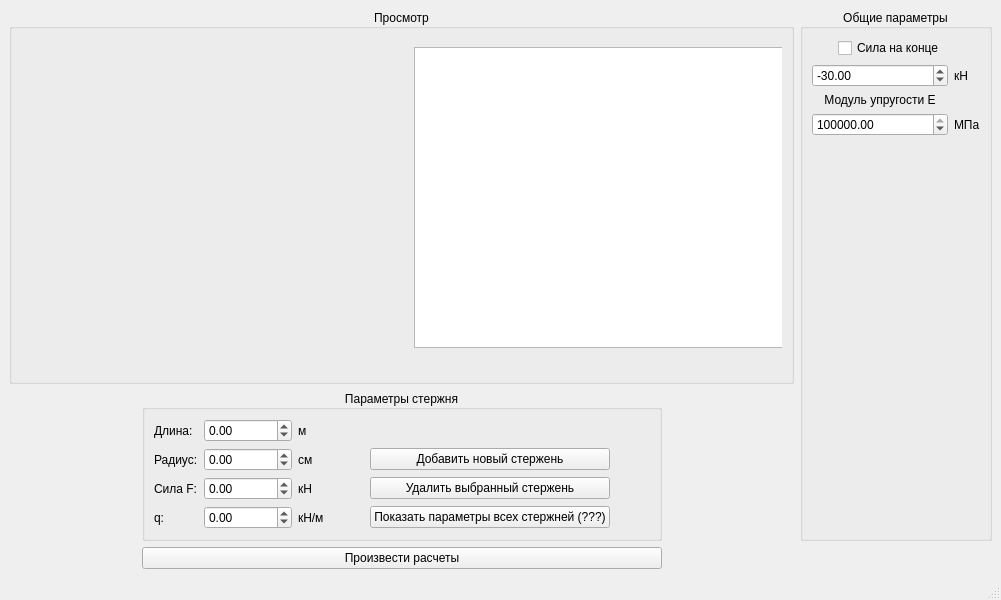
<?xml version="1.0" encoding="UTF-8"?>
<ui version="4.0">
 <class>MainWindow</class>
 <widget class="QMainWindow" name="MainWindow">
  <property name="geometry">
   <rect>
    <x>0</x>
    <y>0</y>
    <width>1001</width>
    <height>600</height>
   </rect>
  </property>
  <property name="sizePolicy">
   <sizepolicy hsizetype="Minimum" vsizetype="Minimum">
    <horstretch>0</horstretch>
    <verstretch>0</verstretch>
   </sizepolicy>
  </property>
  <property name="windowTitle">
   <string>MainWindow</string>
  </property>
  <widget class="QWidget" name="centralwidget">
   <layout class="QGridLayout" name="gridLayout">
    <item row="1" column="0">
     <spacer name="horizontalSpacer_4">
      <property name="orientation">
       <enum>Qt::Orientation::Horizontal</enum>
      </property>
      <property name="sizeHint" stdset="0">
       <size>
        <width>40</width>
        <height>20</height>
       </size>
      </property>
     </spacer>
    </item>
    <item row="0" column="3" rowspan="2">
     <widget class="QGroupBox" name="generalParamsBox">
      <property name="title">
       <string>Общие параметры</string>
      </property>
      <property name="alignment">
       <set>Qt::AlignmentFlag::AlignCenter</set>
      </property>
      <layout class="QGridLayout" name="gridLayout_3">
       <item row="0" column="1">
        <widget class="QCheckBox" name="forceCheckBox">
         <property name="text">
          <string>Сила на конце </string>
         </property>
         <property name="tristate">
          <bool>false</bool>
         </property>
        </widget>
       </item>
       <item row="5" column="0">
        <spacer name="verticalSpacer">
         <property name="orientation">
          <enum>Qt::Orientation::Vertical</enum>
         </property>
         <property name="sizeHint" stdset="0">
          <size>
           <width>20</width>
           <height>40</height>
          </size>
         </property>
        </spacer>
       </item>
       <item row="1" column="2">
        <widget class="QLabel" name="label_9">
         <property name="sizePolicy">
          <sizepolicy hsizetype="Minimum" vsizetype="Minimum">
           <horstretch>0</horstretch>
           <verstretch>0</verstretch>
          </sizepolicy>
         </property>
         <property name="text">
          <string>кН</string>
         </property>
        </widget>
       </item>
       <item row="3" column="0" colspan="2">
        <widget class="QDoubleSpinBox" name="resilenceSpinBox">
         <property name="minimum">
          <double>1.000000000000000</double>
         </property>
         <property name="maximum">
          <double>9999999999999.000000000000000</double>
         </property>
         <property name="value">
          <double>210000.000000000000000</double>
         </property>
        </widget>
       </item>
       <item row="3" column="2">
        <widget class="QLabel" name="label_10">
         <property name="text">
          <string>МПа</string>
         </property>
        </widget>
       </item>
       <item row="2" column="0" colspan="2">
        <widget class="QLabel" name="label_11">
         <property name="text">
          <string>Модуль упругости E</string>
         </property>
         <property name="alignment">
          <set>Qt::AlignmentFlag::AlignCenter</set>
         </property>
        </widget>
       </item>
       <item row="1" column="0" colspan="2">
        <widget class="QDoubleSpinBox" name="endForceSpinBox">
         <property name="minimum">
          <double>-999999.000000000000000</double>
         </property>
         <property name="maximum">
          <double>9999999.000000000000000</double>
         </property>
         <property name="value">
          <double>-30.000000000000000</double>
         </property>
        </widget>
       </item>
      </layout>
     </widget>
    </item>
    <item row="2" column="1">
     <widget class="QPushButton" name="calculateButton">
      <property name="text">
       <string>Произвести расчеты</string>
      </property>
     </widget>
    </item>
    <item row="0" column="0" colspan="3">
     <widget class="QGroupBox" name="viewBox">
      <property name="sizePolicy">
       <sizepolicy hsizetype="Expanding" vsizetype="Expanding">
        <horstretch>0</horstretch>
        <verstretch>0</verstretch>
       </sizepolicy>
      </property>
      <property name="baseSize">
       <size>
        <width>0</width>
        <height>30</height>
       </size>
      </property>
      <property name="title">
       <string>Просмотр</string>
      </property>
      <property name="alignment">
       <set>Qt::AlignmentFlag::AlignCenter</set>
      </property>
      <layout class="QHBoxLayout" name="horizontalLayout">
       <item>
        <widget class="QWidget" name="drawingWidget" native="true">
         <property name="sizePolicy">
          <sizepolicy hsizetype="Preferred" vsizetype="Preferred">
           <horstretch>0</horstretch>
           <verstretch>0</verstretch>
          </sizepolicy>
         </property>
        </widget>
       </item>
       <item>
        <widget class="QWidget" name="widget_2" native="true">
         <property name="sizePolicy">
          <sizepolicy hsizetype="Preferred" vsizetype="Preferred">
           <horstretch>0</horstretch>
           <verstretch>0</verstretch>
          </sizepolicy>
         </property>
         <widget class="QWidget" name="horizontalLayoutWidget">
          <property name="geometry">
           <rect>
            <x>9</x>
            <y>9</y>
            <width>371</width>
            <height>301</height>
           </rect>
          </property>
          <layout class="QHBoxLayout" name="horizontalLayout_2">
           <item>
            <widget class="QTableWidget" name="resultsTable"/>
           </item>
          </layout>
         </widget>
        </widget>
       </item>
      </layout>
     </widget>
    </item>
    <item row="1" column="1">
     <widget class="QGroupBox" name="parametrBox">
      <property name="sizePolicy">
       <sizepolicy hsizetype="Minimum" vsizetype="Minimum">
        <horstretch>0</horstretch>
        <verstretch>0</verstretch>
       </sizepolicy>
      </property>
      <property name="title">
       <string>Параметры стержня</string>
      </property>
      <property name="alignment">
       <set>Qt::AlignmentFlag::AlignCenter</set>
      </property>
      <layout class="QGridLayout" name="gridLayout_2">
       <item row="3" column="0">
        <widget class="QLabel" name="label_4">
         <property name="text">
          <string>q:</string>
         </property>
        </widget>
       </item>
       <item row="0" column="3">
        <widget class="QLabel" name="label_5">
         <property name="text">
          <string>м</string>
         </property>
        </widget>
       </item>
       <item row="1" column="5">
        <widget class="QPushButton" name="addRodButton">
         <property name="text">
          <string>Добавить новый стержень</string>
         </property>
        </widget>
       </item>
       <item row="0" column="2">
        <widget class="QDoubleSpinBox" name="lengthEdit">
         <property name="minimum">
          <double>-999999999999.000000000000000</double>
         </property>
         <property name="maximum">
          <double>999999999999.000000000000000</double>
         </property>
        </widget>
       </item>
       <item row="0" column="4">
        <spacer name="horizontalSpacer">
         <property name="orientation">
          <enum>Qt::Orientation::Horizontal</enum>
         </property>
         <property name="sizeHint" stdset="0">
          <size>
           <width>40</width>
           <height>20</height>
          </size>
         </property>
        </spacer>
       </item>
       <item row="2" column="0">
        <widget class="QLabel" name="label_3">
         <property name="text">
          <string>Сила F:</string>
         </property>
        </widget>
       </item>
       <item row="2" column="3">
        <widget class="QLabel" name="label_7">
         <property name="text">
          <string>кН</string>
         </property>
        </widget>
       </item>
       <item row="0" column="5">
        <spacer name="horizontalSpacer_2">
         <property name="orientation">
          <enum>Qt::Orientation::Horizontal</enum>
         </property>
         <property name="sizeHint" stdset="0">
          <size>
           <width>40</width>
           <height>20</height>
          </size>
         </property>
        </spacer>
       </item>
       <item row="2" column="5">
        <widget class="QPushButton" name="removeRodButton">
         <property name="text">
          <string>Удалить выбранный стержень</string>
         </property>
        </widget>
       </item>
       <item row="0" column="6">
        <spacer name="horizontalSpacer_3">
         <property name="orientation">
          <enum>Qt::Orientation::Horizontal</enum>
         </property>
         <property name="sizeHint" stdset="0">
          <size>
           <width>40</width>
           <height>20</height>
          </size>
         </property>
        </spacer>
       </item>
       <item row="0" column="0">
        <widget class="QLabel" name="label">
         <property name="text">
          <string>Длина:</string>
         </property>
        </widget>
       </item>
       <item row="1" column="3">
        <widget class="QLabel" name="label_6">
         <property name="text">
          <string>см</string>
         </property>
        </widget>
       </item>
       <item row="3" column="3">
        <widget class="QLabel" name="label_8">
         <property name="text">
          <string>кН/м</string>
         </property>
        </widget>
       </item>
       <item row="3" column="5">
        <widget class="QPushButton" name="allStatsButton">
         <property name="text">
          <string>Показать параметры всех стержней (???)</string>
         </property>
        </widget>
       </item>
       <item row="1" column="0">
        <widget class="QLabel" name="label_2">
         <property name="text">
          <string>Радиус:</string>
         </property>
        </widget>
       </item>
       <item row="1" column="2">
        <widget class="QDoubleSpinBox" name="radEdit">
         <property name="minimum">
          <double>-99999999999.000000000000000</double>
         </property>
         <property name="maximum">
          <double>999999999999.000000000000000</double>
         </property>
        </widget>
       </item>
       <item row="2" column="2">
        <widget class="QDoubleSpinBox" name="forceEdit">
         <property name="minimum">
          <double>-9999999999.000000000000000</double>
         </property>
         <property name="maximum">
          <double>99999999999.000000000000000</double>
         </property>
        </widget>
       </item>
       <item row="3" column="2">
        <widget class="QDoubleSpinBox" name="qEdit">
         <property name="minimum">
          <double>-9999999999.000000000000000</double>
         </property>
         <property name="maximum">
          <double>99999999999.000000000000000</double>
         </property>
        </widget>
       </item>
      </layout>
     </widget>
    </item>
    <item row="1" column="2">
     <spacer name="horizontalSpacer_5">
      <property name="orientation">
       <enum>Qt::Orientation::Horizontal</enum>
      </property>
      <property name="sizeHint" stdset="0">
       <size>
        <width>40</width>
        <height>20</height>
       </size>
      </property>
     </spacer>
    </item>
   </layout>
  </widget>
  <widget class="QMenuBar" name="menubar">
   <property name="geometry">
    <rect>
     <x>0</x>
     <y>0</y>
     <width>1001</width>
     <height>22</height>
    </rect>
   </property>
  </widget>
  <widget class="QStatusBar" name="statusbar"/>
 </widget>
 <resources/>
 <connections/>
</ui>
